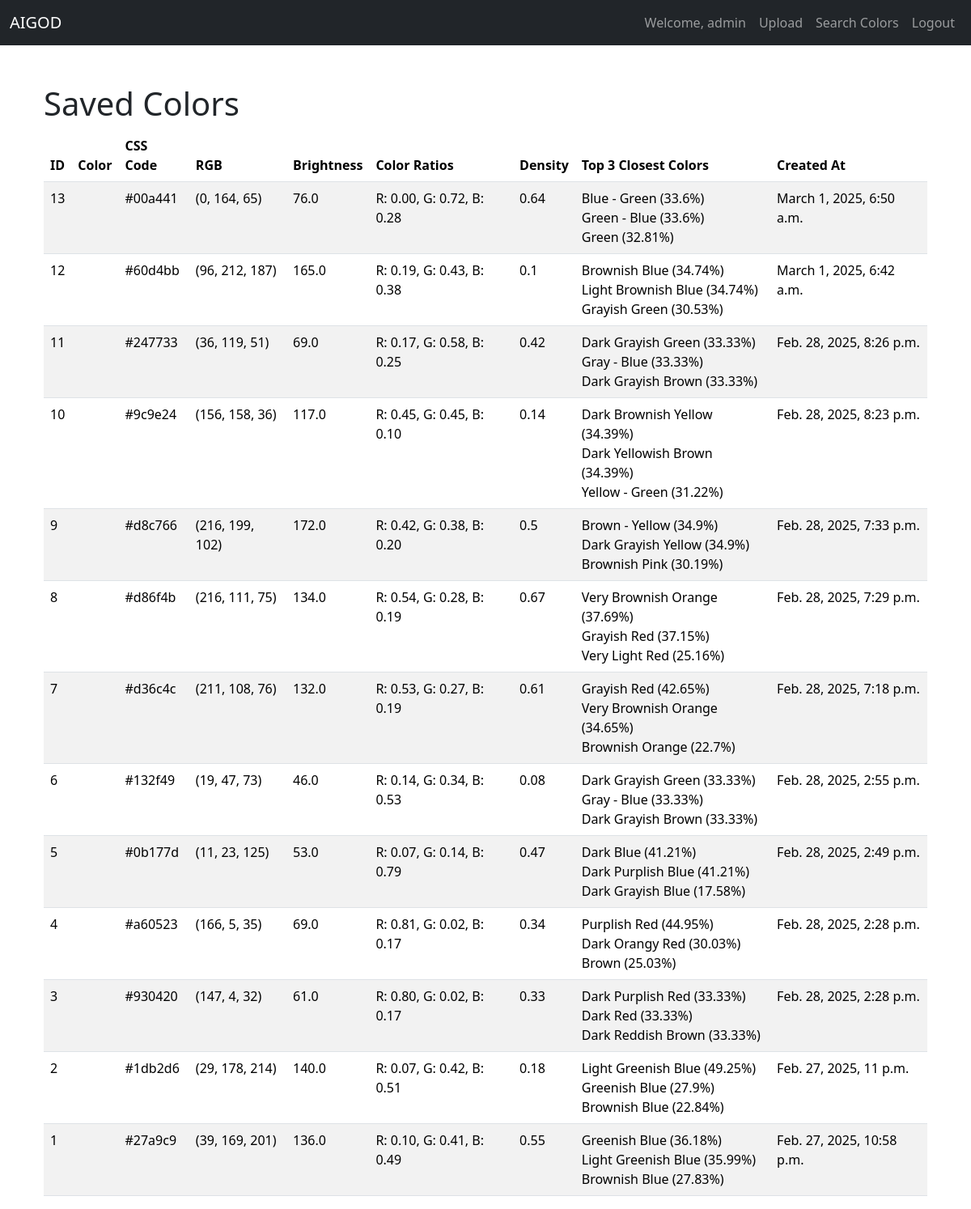
Page /saved_colors/ (signed in) on the committed database.
### gemstone_app/models.py (models this page shows, shortened)
class ColorAnalysis(models.Model):
    gemstone_image = models.ForeignKey('GemstoneImage', on_delete=models.CASCADE)
    rgb = models.CharField(max_length=20)
    css_color_code = models.CharField(max_length=7)
    brightness = models.FloatField()
    color_ratios = models.CharField(max_length=50)
    density = models.FloatField()
    closest_colors = models.JSONField()
    created_at = models.DateTimeField(auto_now_add=True)

### gemstone_app/views.py (the view)
# urls.py: path('saved_colors/', saved_colors, name='saved_colors'),
def saved_colors(request):
    colors = ColorAnalysis.objects.all().order_by('-created_at')  # Show latest first
    return render(request, 'saved_colors.html', {'colors': colors})

### gemstone_app/templates/saved_colors.html
{% extends "base.html" %}
{% block content %}
<div class="container mt-5">
    <h1>Saved Colors</h1>
    <table class="table table-striped">
        <thead>
            <tr>
                <th>ID</th>
                <th>Color</th>
                <th>CSS Code</th>
                <th>RGB</th>
                <th>Brightness</th>
                <th>Color Ratios</th>
                <th>Density</th>
                <th>Top 3 Closest Colors</th>
                <th>Created At</th>
            </tr>
        </thead>
        <tbody>
            {% for color in colors %}
            <tr>
                <td>{{ color.id }}</td>
                <td><div class="color-box" style="background-color: {{ color.css_color_code }};"></div></td>
                <td>{{ color.css_color_code }}</td>
                <td>{{ color.rgb }}</td>
                <td>{{ color.brightness }}</td>
                <td>{{ color.color_ratios }}</td>
                <td>{{ color.density }}</td>
                <td>
                    {% for color_match in color.closest_colors %}
                        {{ color_match.name }} ({{ color_match.percentage }}%)<br>
                    {% endfor %}
                </td>
                <td>{{ color.created_at }}</td>
            </tr>
            {% endfor %}
        </tbody>
    </table>
</div>
{% endblock %}

### gemstone_app/templates/base.html (shortened to what this page needs)
{% load static %}
<!DOCTYPE html>
<html lang="en">
<head>
    <link href="https://cdn.jsdelivr.net/npm/bootstrap@5.3.3/dist/css/bootstrap.min.css" rel="stylesheet">
</head>
<body>
<nav class="navbar navbar-expand-lg navbar-dark bg-dark">
    <div class="container-fluid">
        <a class="navbar-brand" href="/">AIGOD</a>
        <div class="collapse navbar-collapse" id="navbarNav">
            <ul class="navbar-nav ms-auto">
                {% if user.is_authenticated %}
                    <li class="nav-item"><a class="nav-link" href="#">Welcome, {{ user.username }}</a></li>
                    <li class="nav-item"><a class="nav-link" href="{% url 'upload_image' %}">Upload</a></li>
                    <li class="nav-item"><a class="nav-link" href="{% url 'search_colors' %}">Search Colors</a></li>
                    <li class="nav-item"><a class="nav-link" href="{% url 'logout' %}">Logout</a></li>
                {% else %}
                    <li class="nav-item"><a class="nav-link" href="{% url 'login' %}">Login</a></li>
                    <li class="nav-item"><a class="nav-link" href="{% url 'register' %}">Register</a></li>
                {% endif %}
            </ul>
        </div>
    </div>
</nav>
<div class="container mt-5">
    {% block content %}
    {% endblock %}
</div>
</body>
</html>

### rows in the picture
ColorAnalysis: id "13", css_color_code "#00a441", rgb "(0, 164, 65)", brightness "76.0", color_ratios "R: 0.00, G: 0.72, B: 0.28", density "0.64", name "Blue - Green" "Green - Blue" "Green", percentage "33.6" "33.6" "32.81", created_at "March 1, 2025, 6:50 a.m."
ColorAnalysis: id "12", css_color_code "#60d4bb", rgb "(96, 212, 187)", brightness "165.0", color_ratios "R: 0.19, G: 0.43, B: 0.38", density "0.1", name "Brownish Blue" "Light Brownish Blue" "Grayish Green", percentage "34.74" "34.74" "30.53", created_at "March 1, 2025, 6:42 a.m."
ColorAnalysis: id "11", css_color_code "#247733", rgb "(36, 119, 51)", brightness "69.0", color_ratios "R: 0.17, G: 0.58, B: 0.25", density "0.42", name "Dark Grayish Green" "Gray - Blue" "Dark Grayish Brown", percentage "33.33" "33.33" "33.33", created_at "Feb. 28, 2025, 8:26 p.m."
ColorAnalysis: id "10", css_color_code "#9c9e24", rgb "(156, 158, 36)", brightness "117.0", color_ratios "R: 0.45, G: 0.45, B: 0.10", density "0.14", name "Dark Brownish Yellow" "Dark Yellowish Brown" "Yellow - Green", percentage "34.39" "34.39" "31.22", created_at "Feb. 28, 2025, 8:23 p.m."
ColorAnalysis: id "9", css_color_code "#d8c766", rgb "(216, 199, 102)", brightness "172.0", color_ratios "R: 0.42, G: 0.38, B: 0.20", density "0.5", name "Brown - Yellow" "Dark Grayish Yellow" "Brownish Pink", percentage "34.9" "34.9" "30.19", created_at "Feb. 28, 2025, 7:33 p.m."
ColorAnalysis: id "8", css_color_code "#d86f4b", rgb "(216, 111, 75)", brightness "134.0", color_ratios "R: 0.54, G: 0.28, B: 0.19", density "0.67", name "Very Brownish Orange" "Grayish Red" "Very Light Red", percentage "37.69" "37.15" "25.16", created_at "Feb. 28, 2025, 7:29 p.m."
ColorAnalysis: id "7", css_color_code "#d36c4c", rgb "(211, 108, 76)", brightness "132.0", color_ratios "R: 0.53, G: 0.27, B: 0.19", density "0.61", name "Grayish Red" "Very Brownish Orange" "Brownish Orange", percentage "42.65" "34.65" "22.7", created_at "Feb. 28, 2025, 7:18 p.m."
ColorAnalysis: id "6", css_color_code "#132f49", rgb "(19, 47, 73)", brightness "46.0", color_ratios "R: 0.14, G: 0.34, B: 0.53", density "0.08", name "Dark Grayish Green" "Gray - Blue" "Dark Grayish Brown", percentage "33.33" "33.33" "33.33", created_at "Feb. 28, 2025, 2:55 p.m."
ColorAnalysis: id "5", css_color_code "#0b177d", rgb "(11, 23, 125)", brightness "53.0", color_ratios "R: 0.07, G: 0.14, B: 0.79", density "0.47", name "Dark Blue" "Dark Purplish Blue" "Dark Grayish Blue", percentage "41.21" "41.21" "17.58", created_at "Feb. 28, 2025, 2:49 p.m."
ColorAnalysis: id "4", css_color_code "#a60523", rgb "(166, 5, 35)", brightness "69.0", color_ratios "R: 0.81, G: 0.02, B: 0.17", density "0.34", name "Purplish Red" "Dark Orangy Red" "Brown", percentage "44.95" "30.03" "25.03", created_at "Feb. 28, 2025, 2:28 p.m."
ColorAnalysis: id "3", css_color_code "#930420", rgb "(147, 4, 32)", brightness "61.0", color_ratios "R: 0.80, G: 0.02, B: 0.17", density "0.33", name "Dark Purplish Red" "Dark Red" "Dark Reddish Brown", percentage "33.33" "33.33" "33.33", created_at "Feb. 28, 2025, 2:28 p.m."
ColorAnalysis: id "2", css_color_code "#1db2d6", rgb "(29, 178, 214)", brightness "140.0", color_ratios "R: 0.07, G: 0.42, B: 0.51", density "0.18", name "Light Greenish Blue" "Greenish Blue" "Brownish Blue", percentage "49.25" "27.9" "22.84", created_at "Feb. 27, 2025, 11 p.m."
ColorAnalysis: id "1", css_color_code "#27a9c9", rgb "(39, 169, 201)", brightness "136.0", color_ratios "R: 0.10, G: 0.41, B: 0.49", density "0.55", name "Greenish Blue" "Light Greenish Blue" "Brownish Blue", percentage "36.18" "35.99" "27.83", created_at "Feb. 27, 2025, 10:58 p.m."

### other values in the picture
{{ user.username }} "admin"
